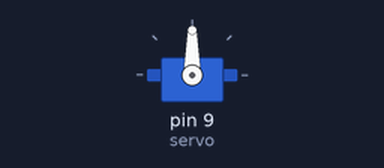
A sketch run on a simulated Arduino Uno, built with avr-gcc and run on an emulated ATmega328P. Parts: servo.

Above: at 0.05 s.
Timing chart, 0 to 4.6 s (numbered marks = the images above):
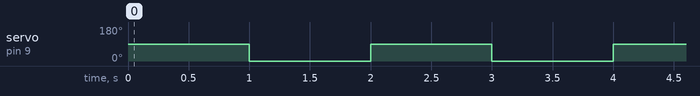

The sketch:

lab6_1.ino
```cpp
#include <Servo.h>
Servo servo; // Создаем объект

void setup() {
  servo.attach(9);
  // Указываем объекту класса Servo, что серво присоединен к пину 9
  servo.write(0); // Выставляем начальное положение
}
void loop() {
  servo.write(90);
  delay(1000);
  servo.write(0);
  delay(1000);
}
```

Measured:
- by itself, servo on pin 9 (servo): alternates 90° for 1.0 s and 0° for 1.0 s
